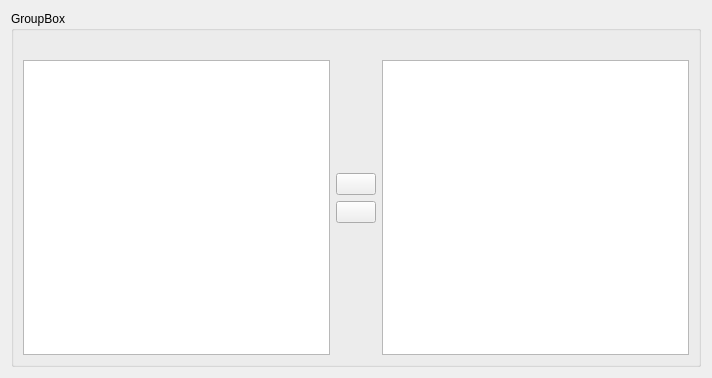
<?xml version="1.0" encoding="UTF-8"?>
<ui version="4.0">
 <class>ChooseItemsSetWidget</class>
 <widget class="QWidget" name="ChooseItemsSetWidget">
  <property name="geometry">
   <rect>
    <x>0</x>
    <y>0</y>
    <width>712</width>
    <height>378</height>
   </rect>
  </property>
  <property name="windowTitle">
   <string>Form</string>
  </property>
  <layout class="QGridLayout" name="gridLayout_2">
   <item row="0" column="0">
    <widget class="QGroupBox" name="groupBox">
     <property name="title">
      <string>GroupBox</string>
     </property>
     <layout class="QGridLayout" name="gridLayout">
      <item row="0" column="0">
       <layout class="QHBoxLayout" name="horizontalLayout">
        <item>
         <layout class="QVBoxLayout" name="verticalLayout_2">
          <item>
           <widget class="QLabel" name="availableLabel">
            <property name="text">
             <string/>
            </property>
           </widget>
          </item>
          <item>
           <widget class="QListView" name="availableItemsListView"/>
          </item>
         </layout>
        </item>
        <item>
         <layout class="QVBoxLayout" name="verticalLayout">
          <item>
           <spacer name="verticalSpacer">
            <property name="orientation">
             <enum>Qt::Vertical</enum>
            </property>
            <property name="sizeHint" stdset="0">
             <size>
              <width>20</width>
              <height>40</height>
             </size>
            </property>
           </spacer>
          </item>
          <item>
           <widget class="QPushButton" name="addButton">
            <property name="text">
             <string/>
            </property>
            <property name="icon">
             <iconset resource="resources.qrc">
              <normaloff>:/img/right_arrow.ico</normaloff>:/img/right_arrow.ico</iconset>
            </property>
           </widget>
          </item>
          <item>
           <widget class="QPushButton" name="removeButton">
            <property name="text">
             <string/>
            </property>
            <property name="icon">
             <iconset resource="resources.qrc">
              <normaloff>:/img/left_arrow.ico</normaloff>:/img/left_arrow.ico</iconset>
            </property>
           </widget>
          </item>
          <item>
           <spacer name="verticalSpacer_2">
            <property name="orientation">
             <enum>Qt::Vertical</enum>
            </property>
            <property name="sizeHint" stdset="0">
             <size>
              <width>20</width>
              <height>40</height>
             </size>
            </property>
           </spacer>
          </item>
         </layout>
        </item>
        <item>
         <layout class="QVBoxLayout" name="verticalLayout_3">
          <item>
           <widget class="QLabel" name="chosenLabel">
            <property name="text">
             <string/>
            </property>
           </widget>
          </item>
          <item>
           <widget class="QListView" name="chosenItemsListView"/>
          </item>
         </layout>
        </item>
       </layout>
      </item>
     </layout>
    </widget>
   </item>
  </layout>
 </widget>
 <resources>
  <include location="resources.qrc"/>
 </resources>
 <connections/>
</ui>
